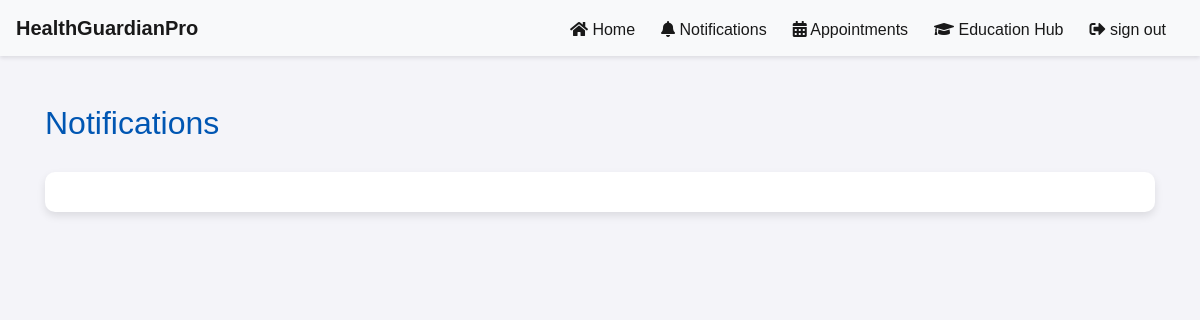
The page /app/patient_notification/ (signed in) on the database as committed earlier.
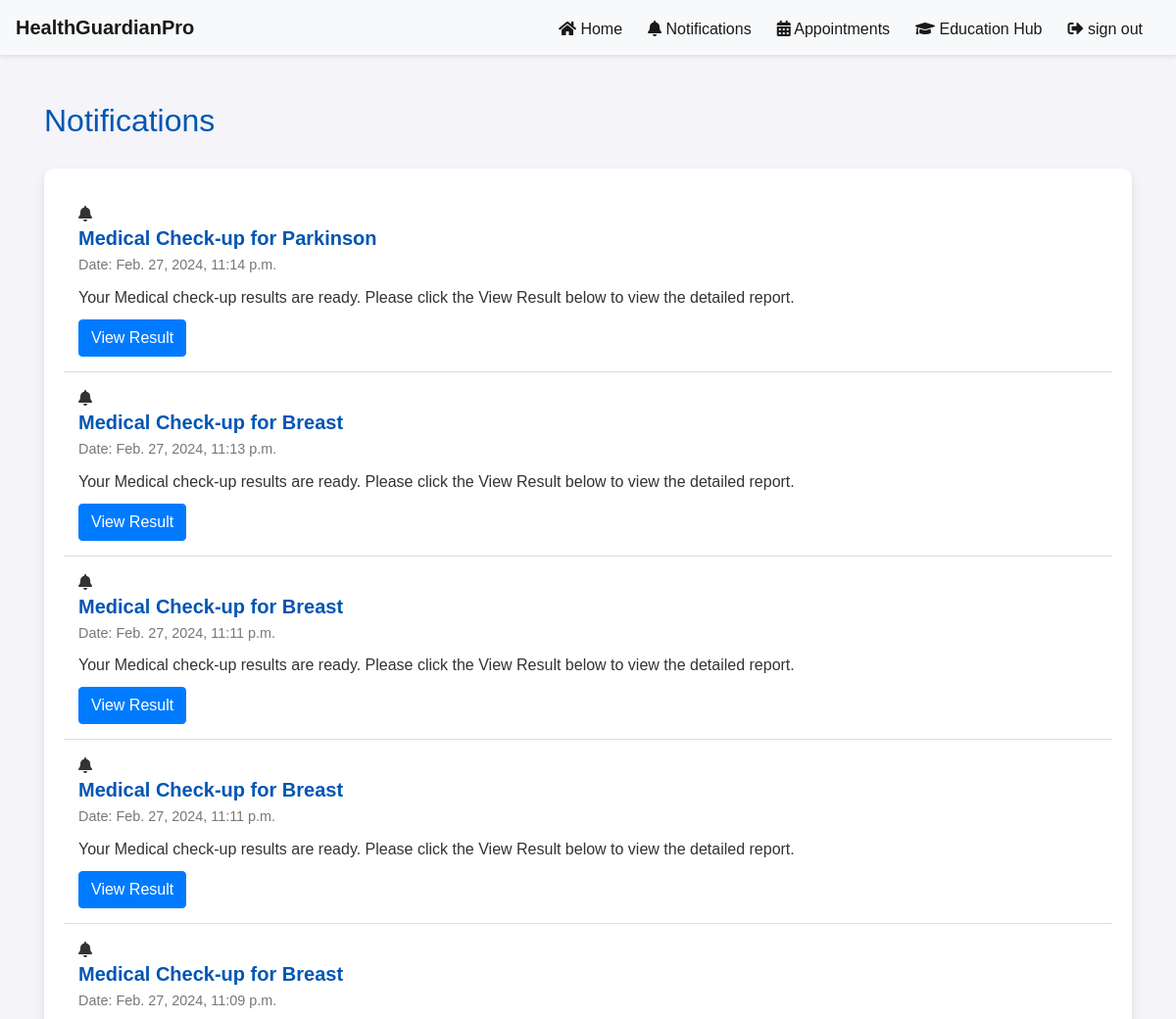
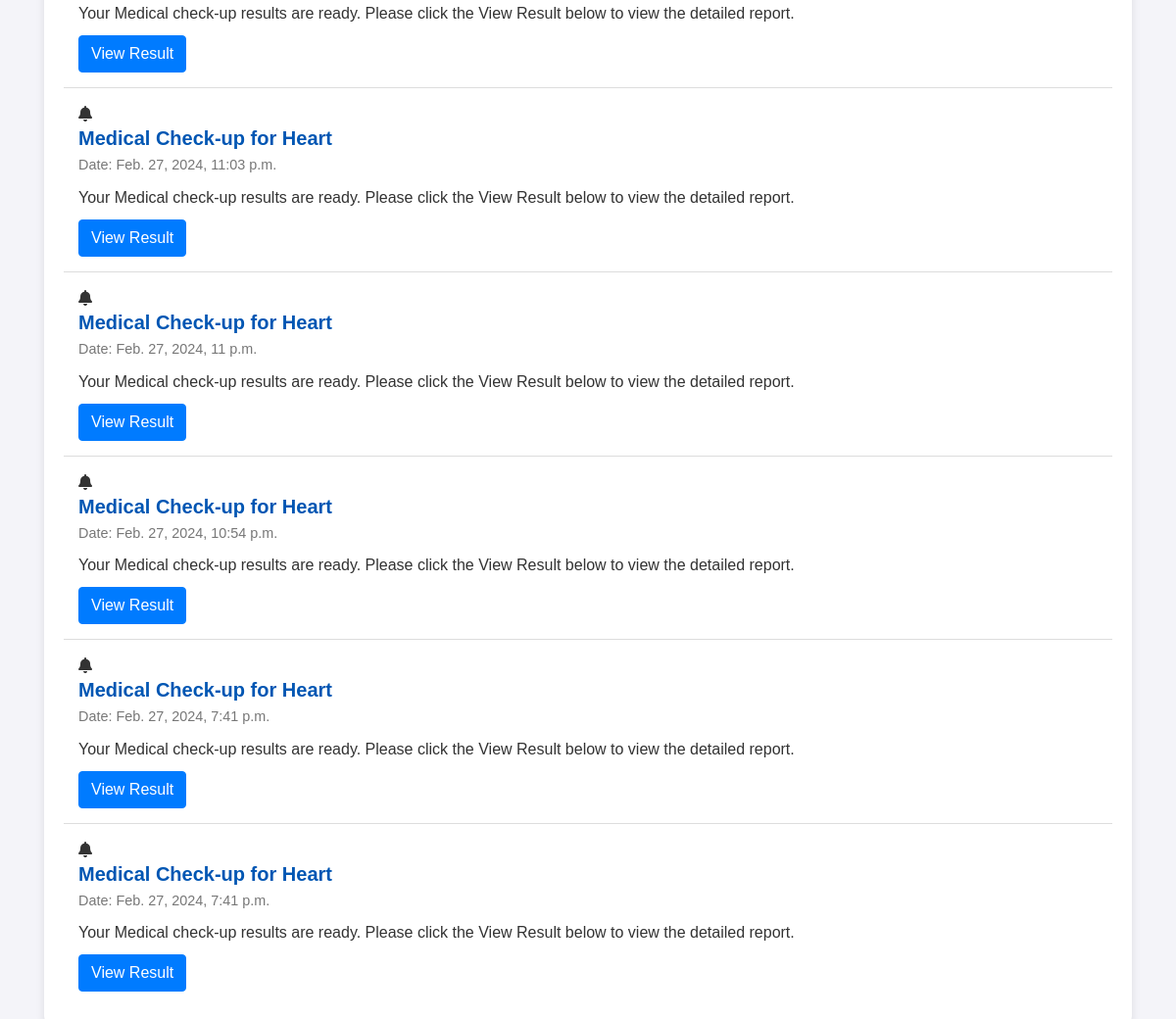
The same page on the database as committed later (2 pictures, top to bottom).
### predictor/models.py (models this page shows, shortened)
class Report(models.Model):
    report_id = models.AutoField(primary_key=True)
    user = models.ForeignKey(User, on_delete=models.CASCADE)
    disease_type = models.CharField(max_length=100)
    result = models.TextField(max_length=50)
    created_date = models.DateTimeField(auto_now_add=True)

### predictor/views.py (the view)
# urls.py: path('patient_notification/', views.patient_notification, name='patient_notification'),
def patient_notification(request):
    if request.user.is_authenticated:
        user_id = request.user.id
        patient_reports = Report.objects.filter(user_id=user_id).order_by('-created_date')
    return render(request, 'patient_notification.html',{'patient_reports': patient_reports})

### predictor/templates/patient_notification.html (shortened to what this page needs)
{% if request.user.is_authenticated %}
<!DOCTYPE html>
<html lang="en">
<head>
    <link href="https://cdnjs.cloudflare.com/ajax/libs/font-awesome/5.15.1/css/all.min.css" rel="stylesheet">
    <link href="https://stackpath.bootstrapcdn.com/bootstrap/4.5.2/css/bootstrap.min.css" rel="stylesheet">
</head>
<body>
    {% include 'patient_nav_bar.html' %}
<div class="container mt-5">
   <h2 class="page-title">Notifications</h2>
    <div class="notifications-list">
        {% for report in patient_reports %}
        <div class="notification-item">
            <i class="fas fa-bell "></i>
            <h5 class="notification-title">Medical Check-up for {{ report.disease_type }}</h5>
            <p class="notification-date">Date: {{ report.created_date }}</p>
            <p class="notification-message">Your Medical check-up results are ready. Please click the View Result below to view the detailed report.</p>
            <form method="post" action="{% url 'patient_report_result'%}" >
                <button type="submit" class="btn btn-primary view-result-btn" >View Result</button>
            </form>
        </div>
        {% endfor %}
    </div>
</div>
</body>
</html>
{% endif %}

Rows that differ between the two databases and show on the page:
added Report: disease_type "Parkinson", created_date "Feb. 27, 2024, 11:14 p.m."
added Report: disease_type "Breast", created_date "Feb. 27, 2024, 11:13 p.m."
added Report: disease_type "Breast", created_date "Feb. 27, 2024, 11:11 p.m."
added Report: disease_type "Breast", created_date "Feb. 27, 2024, 11:11 p.m."
added Report: disease_type "Breast", created_date "Feb. 27, 2024, 11:09 p.m."
added Report: disease_type "Heart", created_date "Feb. 27, 2024, 11:03 p.m."
added Report: disease_type "Heart", created_date "Feb. 27, 2024, 11 p.m."
added Report: disease_type "Heart", created_date "Feb. 27, 2024, 10:54 p.m."
added Report: disease_type "Heart", created_date "Feb. 27, 2024, 7:41 p.m."
added Report: disease_type "Heart", created_date "Feb. 27, 2024, 7:41 p.m."
